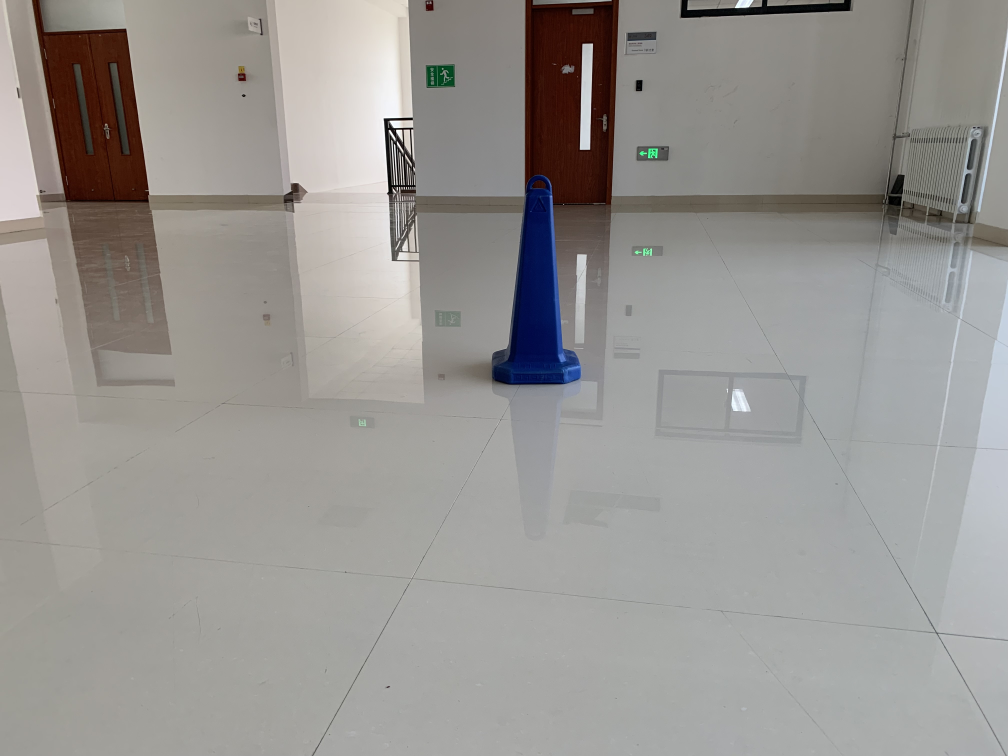
#> input picture Road_Block_Recognition/Test/Test-img(5).jpg, 4032 x 3024 px, given in place of Test-img(3).jpg, which was not available (shown at 1/4 size)
$ python main.py
#> lines starting #> are read from the running program, lines starting #| are printed output that depends on the picture; after the words box and inside, x2 and y2 are one past the last pixel; in counts of white or black regions, pixels touching at a corner belong together; pictures that were not available may be replaced by others from this repository, and a replacement may not be noted
### Road_Block_Recognition/Utils.py
import os
import cv2

def Get_Img_List_From_File(filename):
    img_list = []
    for file in [filename]:
        for img in os.listdir(file):
            img_list.append(cv2.imread(file+'/' +img))
    return img_list

# [20 lines left out: functions Build_List_Negative, Rename_Img, not called in this run]

### Road_Block_Recognition/Analyse.py
"""
    date: 2021-10-22
    author: Ji Xiaoyu
"""

import cv2

class AnalyseMachine(object):
    def __init__(self):
        pass

    def __str__(self):
        pass

    __repr__ = __str__

    def Recognize_Single_Picture(self, xml_dir, img):
        try:
            roadblock_cascade = cv2.CascadeClassifier(xml_dir)
        except:
            Exception("xml_dir error!")
            return None
        gray_image = cv2.cvtColor(img, cv2.COLOR_BGR2GRAY)
        location = roadblock_cascade.detectMultiScale(gray_image, 1.2, 5)
        for (x, y, w, h) in location:
            cv2.rectangle(img, (x, y), (x + w, y + h), (0, 0, 255), 2)
        cv2.imshow('Analise Result', img)
        if len(location) is not 0:
            print("The rectangle lower left starting point is ({},{}) and the width is {},height is {}".format(location[0][0], location[0][1], location[0][2], location[0][3]))
        else:
            print("Not Found!")
        cv2.waitKey(0)
        cv2.destroyAllWindows()
        return location

    # [11 lines left out: function Recognize_Pictures, not called in this run]

    def Recognize_Picture(self, xml_dir, img, img_size=(500, 500)):
        if type(img) is not list:
            img = cv2.resize(img, img_size)
            self.Recognize_Single_Picture(xml_dir, img)
        else:
            self.Recognize_Pictures(xml_dir, img, img_size)

class AnalyseRealtimeMachine(AnalyseMachine):
    def __init__(self, camera_id):
        super().__init__()
        self.camera = cv2.VideoCapture(camera_id)

    # [8 lines left out: function Realtime_Recognize, not called in this run]

### Road_Block_Recognition/OpencvTrain.py
import os
import Road_Block_Recognition.Utils as Utils

class OpenCvTrainer(object):
    def __init__(self, basedir, lock=True):

        """
            :param basedir: the location where this file is
            :param lock: weather the trainer activate the cmd

            you may put the file in "C:\\Users\\123456\\Desktop\\OpenCV\\Road_Block_Recognition"

            then you can use it as follow:

            base_dir = r'cd C:\\Users\\86158\\Desktop\\OpenCV\\Road_Block_Recognition'
            open_cv_trainer = OpencvTrain.OpenCvTrainer(basedir=base_dir, lock=False)

        """

        self.base_dir = basedir
        self.lock = lock

    def Prepare_Data(self, rename_list):
        """
            :param rename_list: the file you want to rename

            :return: None

            This method help you to rename the img you saved and build the negative img label file

            for example:

                open_cv_trainer.Prepare_Data(rename_list=['positive', 'negative', 'Test'])

            It will work only when you start you open_cv_trainer with lock=False

        """

        if self.lock is False:
            for file_name in rename_list:
                Utils.Rename_Img(file_name)
            Utils.Build_List_Negative(filename='negative', creat_filename='negative')

    def Cmd_Run(self, cmd):
        """

            :param cmd: the command you need to run in cmd

            :return: None

            For internal use, no need to care

        """
        if self.lock is False:
            command = self.base_dir + ' && ' + cmd
            os.system(command)
        else:
            print("OpenCv Trainer is locked!")

    def Cmd_Annotation(self, _a, _i, _m=None, _r=None, remark=True):
        """

            :param _a: the file saved the info of the object location which in the positive img, it will be the output with a file named _a
            :param _i: the source of positive img
            :param _m: if the picture is too large to show in screen, you can set _m,and when the img height > _m it will zoom with _r
            :param _r: the zoom rate
            :param remark: weather you need to remark the location

            :return: None

            for example:

                open_cv_trainer.Cmd_Annotation(_a='info', _i='positive/', _m=720, _r=6, remark=False)

            then you will creat a new file named "info.txt" in your basedir after you mark the img, the img comes from
            '(basedir)/positive', when the img height > 720, the img size will be zoomed with 6 times


            Attention:
                if this function worked, it will creat a nex txt file, it not, check it

        """

        if remark:
            cmd = 'opencv_annotation'
            annotations = ' -a={}.txt'.format(_a)
            images = ' -i={}'.format(_i)
            max_height = ' -m={}'.format(_m) if _m is not None else ''
            resize_factor = ' -r={}'.format(_r) if _r is not None else ''
            cmd = cmd + annotations + images + max_height + resize_factor
            self.Cmd_Run(cmd)

    def Cmd_Creat_Samples(self, _info, _vec, _img=None, _w=None, _h=None, _bg=None, _num=None):
        """

            :param _info: the output file you created by the method "Cmd_Annotation"
            :param _vec: this method will output this file as a result
            :param _img: input img file name
            :param _w: compressed picture width
            :param _h: compressed picture height
            :param _bg: negative sample description file, which contains a series of image filenames randomly selected as object backgrounds
            :param _num: the number of created positive samples

            :return: None

            for example:

                open_cv_trainer.Cmd_Creat_Samples(_info='info', _vec='vector', _w=24, _h=24)

            then you will get the vector.vec file sources from info.txt

            Attention:
                if this method worked, the debug info will be like:
                    Done. Created xx samples

        """

        cmd = 'opencv_createsamples'
        info = ' -info {}.txt'.format(_info)
        vec = ' -vec {}.vec'.format(_vec)
        img = ' -img {}'.format(_img) if _img is not None else ''
        bg = ' -bg {}'.format(_bg) if _bg is not None else ''
        num = ' -num {}'.format(_num) if _num is not None else ''
        w = ' -w {}'.format(_w) if _w is not None else ''
        h = ' -h {}'.format(_h) if _h is not None else ''
        cmd = cmd + info + vec + img + bg + num + w + h
        self.Cmd_Run(cmd)

    def Cmd_Train(self, _data, _vec, _bg, _numPos, _numNeg, _numStages, _w, _h,
                  _precalcValBufSize=1024, _precalcldxBufSize=1024, _weightTrimRate=0.95, _maxDepth=1,
                  _acceptanceRatioBreakValue=1.0e-5):
        """

            :param _data: where the xml file be created as output you saved in
            :param _vec: the vector.vec created by "Cmd_Creat_Samples"
            :param _bg: the negative.txt created by "open_cv_trainer.Prepare_Data(...)"
            :param _numPos: the number of positive img
            :param _numNeg: the number of negative img
            :param _numStages: the number of stages
            :param _w: must equal the _w you input in "Cmd_Creat_Samples"
            :param _h: must equal the _h you input in "Cmd_Creat_Samples"
            :param _precalcValBufSize: define by your computer
            :param _precalcldxBufSize: define by your computer
            :param _weightTrimRate: 0.95 works fine
            :param _maxDepth: 1 works fine
            :param _acceptanceRatioBreakValue: prevent over fitting error

            :return: None

            for example:
                open_cv_trainer.Cmd_Train(_data='model', _vec='vector', _bg='negative', _numPos=30, _numNeg=200, _numStages=20, _w=24, _h=24)

            then the cascade.xml will be created in model file, you can run Analyse to see weather it's fine

            Attention:
                if this method worked, the model file will creat a cascade.xml file and some stages.xml
        """
        cmd = 'opencv_traincascade'
        data = ' -data {}'.format(_data)
        vec = ' -vec {}.vec'.format(_vec)
        bg = ' -bg {}.txt'.format(_bg)
        numPos = ' -numPos {}'.format(_numPos)
        numNeg = ' -numNeg {}'.format(_numNeg)
        numStages = ' -numStages {}'.format(_numStages)
        w = ' -w {}'.format(_w)
        h = ' -h {}'.format(_h)
        precalcValBufSize = ' -precalcValBufSize {}'.format(_precalcValBufSize)
        precalcldxBufSize = ' -precalcldxBufSize {}'.format(_precalcldxBufSize)
        weightTrimRate = ' -weightTrimRate {}'.format(_weightTrimRate)
        maxDepth= ' -maxDepth {}'.format(_maxDepth)
        acceptanceRatioBreakValue = ' -acceptanceRatioBreakValue {}'.format(_acceptanceRatioBreakValue)
        cmd = cmd + data + vec + bg + numPos + numNeg + numStages + w + h + precalcValBufSize + precalcldxBufSize + \
              weightTrimRate + maxDepth + acceptanceRatioBreakValue
        self.Cmd_Run(cmd)

### Road_Block_Recognition/main.py
"""
    You'd better read each function introduce detailed to know how to use it

    Brief Introduce:

        OpenCvTrainer help you to input parameter directly rather open the cmd
        You will replace the base_dir, which is the location of This File
        When the "lock" is True, the open_cv_trainer will do nothing when you use the Cmd method
        You can set remark --> False to avoid remark the label again

        The AnalyseMachine used to see weather your train works fine

        The only thing you need to do is put your picture in the right file:

        • negative --- put the picture different from your recognize objects
        • positive --- put your recognize objects
        • Test     --- put your test images

    Attention:

        Before you want to train again totally, please delete the following files:

        • info.txt
        • negative.txt
        • vector.vec
        • model

"""

import cv2
import Road_Block_Recognition.Utils as Utils
from Road_Block_Recognition.Analyse import AnalyseMachine
from Road_Block_Recognition import OpencvTrain

base_dir = r'cd C:\Users\86158\Desktop\OpenCV\Road_Block_Recognition'

if __name__ == "__main__":

    open_cv_trainer = OpencvTrain.OpenCvTrainer(basedir=base_dir, lock=True)
    open_cv_trainer.Prepare_Data(rename_list=['positive', 'negative', 'Test'])
    open_cv_trainer.Cmd_Annotation(_a='info', _i='positive/', _m=720, _r=6, remark=False)
    open_cv_trainer.Cmd_Creat_Samples(_info='info', _vec='vector', _w=24, _h=24)
    open_cv_trainer.Cmd_Train(_data='model', _vec='vector', _bg='negative', _numPos=30, _numNeg=200, _numStages=20, _w=24, _h=24)

    xml_dir = "model/cascade.xml"
    img = cv2.imread("Test/Test-img(3).jpg")
#> img is the input picture: shape (3024, 4032, 3); mean B, G, R 145.9, 149.1, 151.6
    img_list = Utils.Get_Img_List_From_File('Test')
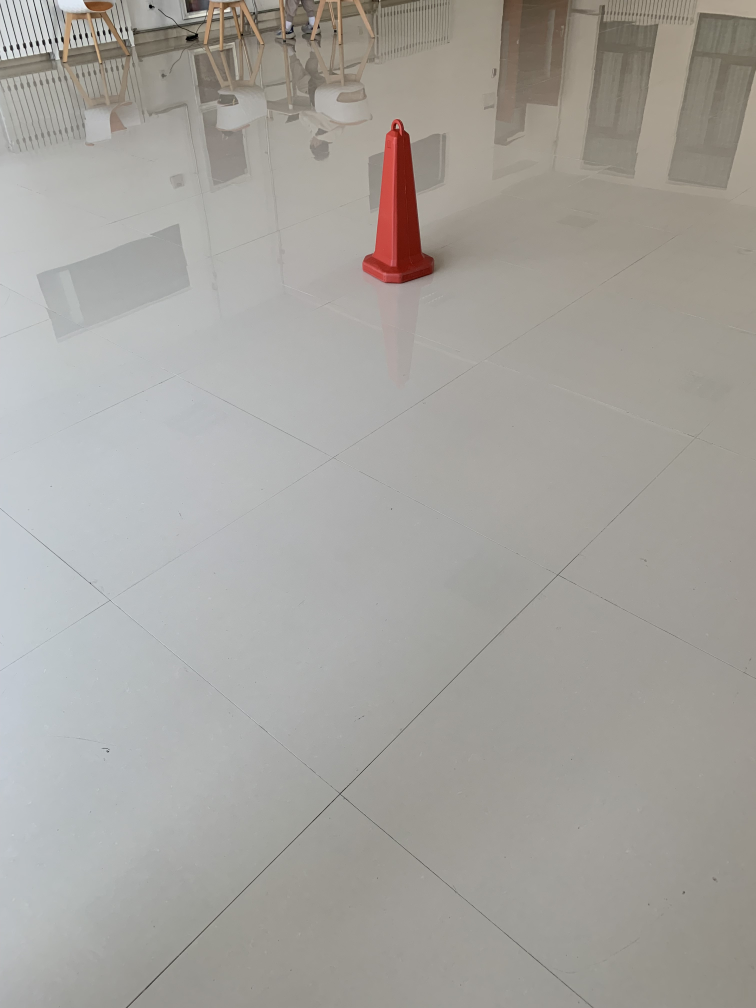
#> input picture Road_Block_Recognition/Test/Test-img(1).jpg, 3024 x 4032 px (shown at 1/4 size)
    analyse_machine = AnalyseMachine()
    analyse_machine.Recognize_Picture(xml_dir=xml_dir, img=img, img_size=(700, 700))
#> in Recognize_Picture, `img = cv2.resize(img, img_size)`:
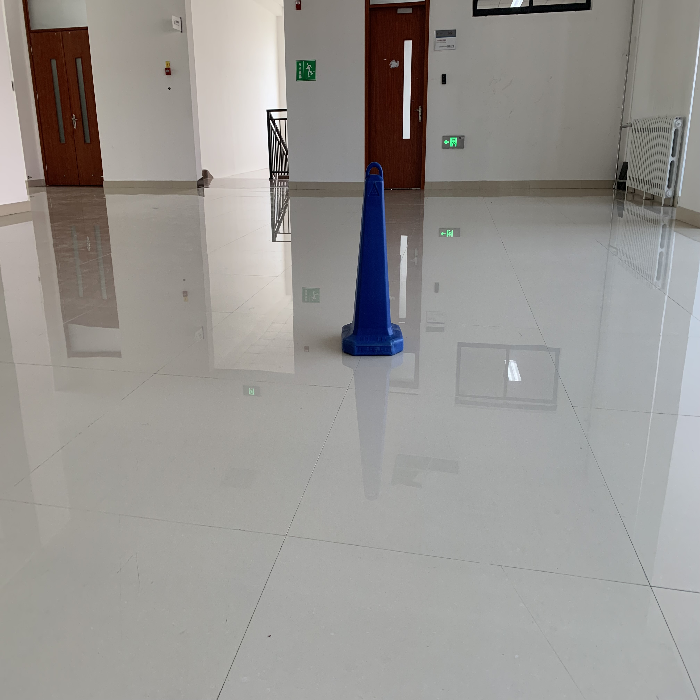
#> img: shape (700, 700, 3); mean of channels 0, 1, 2 145.8, 149, 151.5; drawn as B, G, R
#> in Recognize_Single_Picture, `gray_image = cv2.cvtColor(img, cv2.COLOR_BGR2GRAY)`:
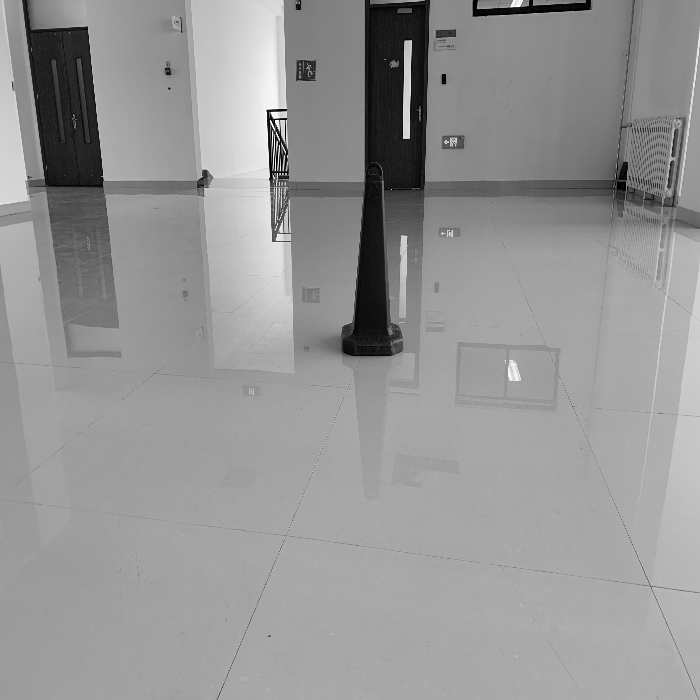
#> gray_image: shape (700, 700); min 0, max 255, mean 149.4
#> after the loop in Recognize_Single_Picture, `for (x, y, w, h) in location:`:
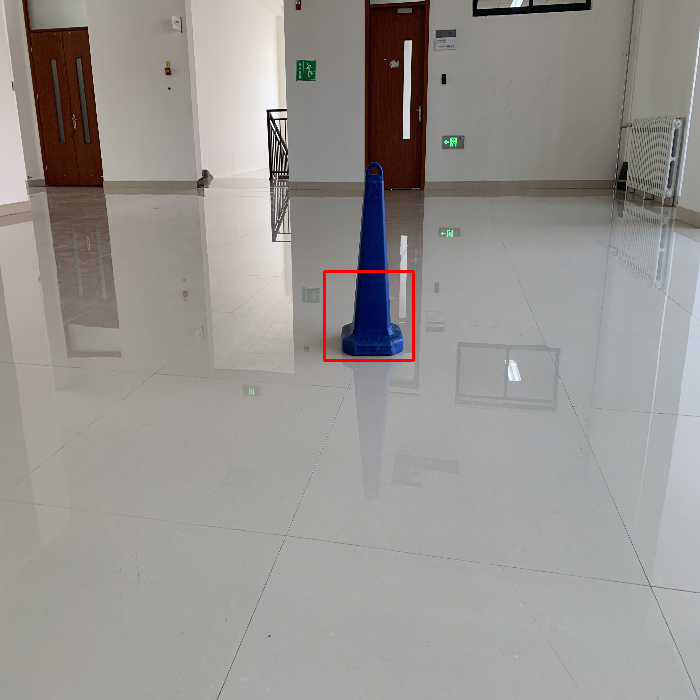
#> img: shape (700, 700, 3); 0.22% of pixels changed, all inside (x1, y1, x2, y2) = (323, 270, 415, 362); drawn as B, G, R
